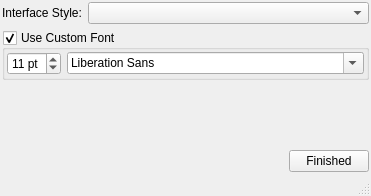
<?xml version="1.0" encoding="UTF-8"?>
<ui version="4.0">
 <class>SettingsDialog</class>
 <widget class="QMainWindow" name="SettingsDialog">
  <property name="geometry">
   <rect>
    <x>0</x>
    <y>0</y>
    <width>371</width>
    <height>196</height>
   </rect>
  </property>
  <property name="windowTitle">
   <string>MainWindow</string>
  </property>
  <widget class="QWidget" name="centralwidget">
   <layout class="QVBoxLayout" name="verticalLayout">
    <property name="leftMargin">
     <number>2</number>
    </property>
    <property name="topMargin">
     <number>2</number>
    </property>
    <property name="rightMargin">
     <number>2</number>
    </property>
    <property name="bottomMargin">
     <number>2</number>
    </property>
    <item>
     <layout class="QFormLayout" name="formLayout">
      <item row="0" column="0">
       <widget class="QLabel" name="label">
        <property name="text">
         <string>Interface Style:</string>
        </property>
       </widget>
      </item>
      <item row="0" column="1">
       <widget class="QComboBox" name="combo_styles"/>
      </item>
     </layout>
    </item>
    <item>
     <widget class="QGroupBox" name="group_font">
      <property name="title">
       <string>Use Custom Font</string>
      </property>
      <property name="checkable">
       <bool>true</bool>
      </property>
      <property name="checked">
       <bool>true</bool>
      </property>
      <layout class="QHBoxLayout" name="horizontalLayout_2">
       <property name="leftMargin">
        <number>2</number>
       </property>
       <property name="topMargin">
        <number>2</number>
       </property>
       <property name="rightMargin">
        <number>2</number>
       </property>
       <property name="bottomMargin">
        <number>2</number>
       </property>
       <item>
        <widget class="QSpinBox" name="spin_font_pt">
         <property name="sizePolicy">
          <sizepolicy hsizetype="Maximum" vsizetype="Fixed">
           <horstretch>0</horstretch>
           <verstretch>0</verstretch>
          </sizepolicy>
         </property>
         <property name="suffix">
          <string notr="true"> pt</string>
         </property>
         <property name="prefix">
          <string notr="true"/>
         </property>
         <property name="minimum">
          <number>1</number>
         </property>
         <property name="maximum">
          <number>30</number>
         </property>
         <property name="value">
          <number>11</number>
         </property>
        </widget>
       </item>
       <item>
        <widget class="QFontComboBox" name="combo_font"/>
       </item>
      </layout>
     </widget>
    </item>
    <item>
     <spacer name="verticalSpacer">
      <property name="orientation">
       <enum>Qt::Vertical</enum>
      </property>
      <property name="sizeHint" stdset="0">
       <size>
        <width>20</width>
        <height>40</height>
       </size>
      </property>
     </spacer>
    </item>
    <item>
     <layout class="QHBoxLayout" name="horizontalLayout">
      <item>
       <spacer name="horizontalSpacer">
        <property name="orientation">
         <enum>Qt::Horizontal</enum>
        </property>
        <property name="sizeHint" stdset="0">
         <size>
          <width>40</width>
          <height>20</height>
         </size>
        </property>
       </spacer>
      </item>
      <item>
       <widget class="QPushButton" name="push_finished">
        <property name="text">
         <string>Finished</string>
        </property>
        <property name="icon">
         <iconset resource="../icons/icons.qrc">
          <normaloff>:/icons/black/arrow-right-curved-down.svg</normaloff>:/icons/black/arrow-right-curved-down.svg</iconset>
        </property>
       </widget>
      </item>
     </layout>
    </item>
   </layout>
  </widget>
  <widget class="QStatusBar" name="statusbar"/>
 </widget>
 <resources>
  <include location="../icons/icons.qrc"/>
 </resources>
 <connections/>
</ui>
